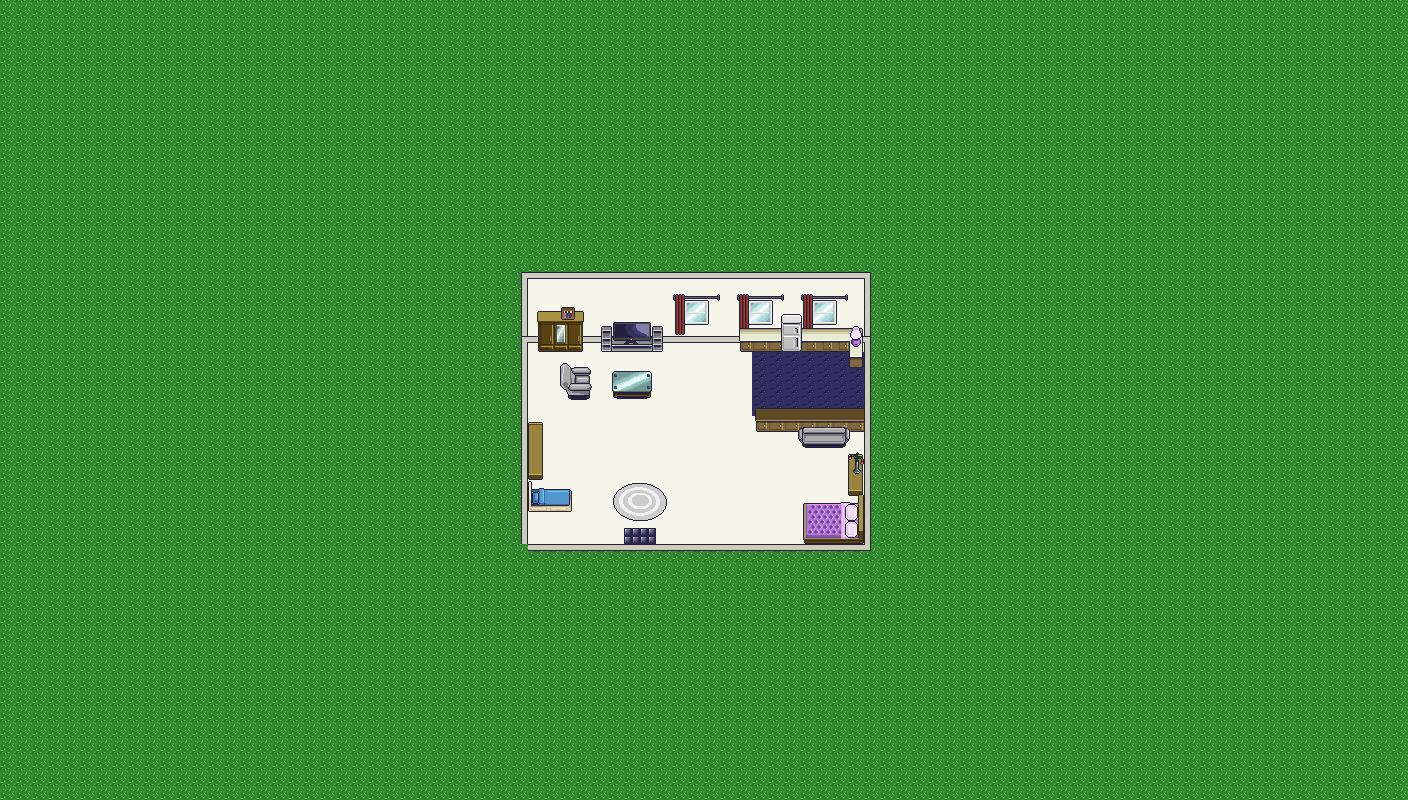

This game map was drawn from its Tiled (.tmx) file and the tilesets committed beside it. A one-line description and the trimmed map source follow:
An orthogonal 88x50 tile map with 16x16 px tiles, 7 tile layers (Croix, Ground, House, Glass, ...) and 22 objects (17x Obstacle, 3x SpawnPoint, ChangeScene, Interactive).

<map version="1.9" tiledversion="1.9.2" orientation="orthogonal" renderorder="right-down" width="88" height="50" tilewidth="16" tileheight="16" infinite="0" nextlayerid="12" nextobjectid="60">
 <tileset firstgid="1" source="tiles_sets/moutarde_home.tsx" />
 <layer id="11" name="Croix" width="88" height="50">
  <data>[4400 cells, 0 non-empty, 0 distinct tile ids]</data>
 </layer>
 <layer id="1" name="Ground" width="88" height="50">
  <data>[4400 cells, 4400 non-empty, 1 distinct tile ids]</data>
 </layer>
 <layer id="2" name="House" width="88" height="50">
  <data>[4400 cells, 413 non-empty, 11 distinct tile ids]</data>
 </layer>
 <layer id="3" name="Glass" width="88" height="50">
  <data>[4400 cells, 27 non-empty, 9 distinct tile ids]</data>
 </layer>
 <layer id="4" name="Rideau/Tapis" width="88" height="50">
  <data>[4400 cells, 41 non-empty, 22 distinct tile ids]</data>
 </layer>
 <layer id="5" name="Meubles" width="88" height="50">
  <data>[4400 cells, 66 non-empty, 50 distinct tile ids]</data>
 </layer>
 <layer id="6" name="Meubles2" width="88" height="50">
  <data>[4400 cells, 56 non-empty, 55 distinct tile ids]</data>
 </layer>
 <objectgroup id="10" name="ChangeScenePoints">
  <object id="35" name="ToVillage1" class="ChangeScene" x="625" y="530" width="30" height="13">
   <properties>
    <property name="NextMap" value="village1.tmx" />
   </properties>
  </object>
 </objectgroup>
 <objectgroup id="8" name="Obstacles" class="Meuble">
  <object id="8" name="Fridge" class="Interactive" x="784" y="320" width="16" height="32" />
  <object id="37" class="Obstacle" x="512" y="344" width="16" height="56" />
  <object id="38" class="Obstacle" x="528" y="544" width="336" height="16" />
  <object id="39" class="Obstacle" x="864" y="277" width="16" height="48" />
  <object id="40" class="Obstacle" x="812" y="336" width="48" height="16" />
  <object id="41" class="Obstacle" x="848" y="356" width="16" height="16" />
  <object id="42" class="Obstacle" x="800" y="410" width="48" height="38" />
  <object id="43" class="Obstacle" x="743" y="336" width="29" height="16" />
  <object id="44" class="Obstacle" x="539" y="336" width="117" height="16" />
  <object id="45" class="Obstacle" x="848" y="457" width="16" height="32" />
  <object id="47" class="Obstacle" x="760" y="413" width="32" height="16" />
  <object id="48" class="Obstacle" x="528" y="416" width="16" height="64" />
  <object id="50" class="Obstacle" x="668" y="320" width="64" height="16" />
  <object id="51" class="Obstacle" x="528" y="480" width="43" height="32" />
  <object id="52" class="Obstacle" x="571" y="372" width="16" height="16" />
  <object id="54" class="Obstacle" x="615" y="372" width="32" height="16" />
  <object id="55" class="Obstacle" x="807" y="502" width="48" height="32" />
  <object id="56" class="Obstacle" x="864" y="380" width="16" height="32" />
 </objectgroup>
 <objectgroup id="9" name="SpawnPoints">
  <object id="28" name="Player" class="SpawnPoint" x="632" y="507.5" width="16" height="16" />
  <object id="58" name="Brocoli" class="SpawnPoint" x="800" y="464" width="16" height="16" />
  <object id="59" name="BrocoliSon" class="SpawnPoint" x="689" y="417" width="16" height="16" />
 </objectgroup>
</map>
